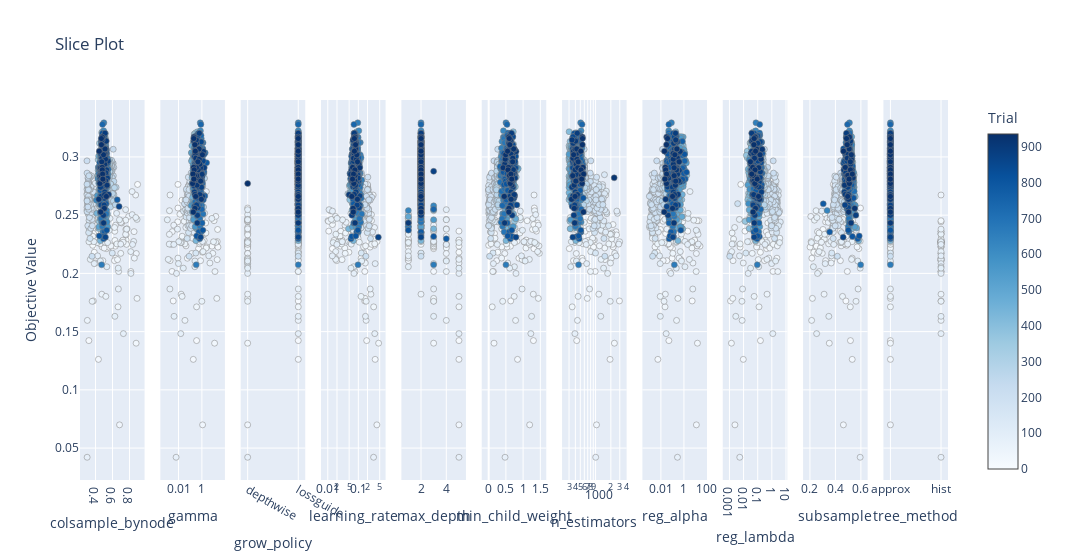

Here is the notebook cell this chart was saved with:
### Code cell
plot_slice(study)

### Figure 1 — Plotly figure (JSON) as saved in the notebook; plotly's stock layout.template omitted (floating-point values rounded to 4 significant figures; data arrays with more than 128 entries replaced by an {"elided": "..."} marker saying what was removed)
{"data": [{"marker": {"color": {"elided": "937 int values"}, "colorbar": {"title": {"text": "Trial"}, "x": 1, "xpad": 40}, "colorscale": [[0, "rgb(247,251,255)"], [0.125, "rgb(222,235,247)"], [0.25, "rgb(198,219,239)"], [0.375, "rgb(158,202,225)"], [0.5, "rgb(107,174,214)"], [0.625, "rgb(66,146,198)"], [0.75, "rgb(33,113,181)"], [0.875, "rgb(8,81,156)"], [1, "rgb(8,48,107)"]], "line": {"color": "Grey", "width": 0.5}, "showscale": true}, "mode": "markers", "name": "Feasible Trial", "showlegend": false, "type": "scatter", "x": {"elided": "937 float values"}, "xaxis": "x", "y": {"elided": "937 float values"}, "yaxis": "y"}, {"marker": {"color": {"elided": "937 int values"}, "colorbar": {"title": {"text": "Trial"}, "x": 1, "xpad": 40}, "colorscale": [[0, "rgb(247,251,255)"], [0.125, "rgb(222,235,247)"], [0.25, "rgb(198,219,239)"], [0.375, "rgb(158,202,225)"], [0.5, "rgb(107,174,214)"], [0.625, "rgb(66,146,198)"], [0.75, "rgb(33,113,181)"], [0.875, "rgb(8,81,156)"], [1, "rgb(8,48,107)"]], "line": {"color": "Grey", "width": 0.5}, "showscale": false}, "mode": "markers", "name": "Feasible Trial", "showlegend": false, "type": "scatter", "x": {"elided": "937 float values"}, "xaxis": "x2", "y": {"elided": "937 float values"}, "yaxis": "y2"}, {"marker": {"color": {"elided": "937 int values"}, "colorbar": {"title": {"text": "Trial"}, "x": 1, "xpad": 40}, "colorscale": [[0, "rgb(247,251,255)"], [0.125, "rgb(222,235,247)"], [0.25, "rgb(198,219,239)"], [0.375, "rgb(158,202,225)"], [0.5, "rgb(107,174,214)"], [0.625, "rgb(66,146,198)"], [0.75, "rgb(33,113,181)"], [0.875, "rgb(8,81,156)"], [1, "rgb(8,48,107)"]], "line": {"color": "Grey", "width": 0.5}, "showscale": false}, "mode": "markers", "name": "Feasible Trial", "showlegend": false, "type": "scatter", "x": {"elided": "937 str values"}, "xaxis": "x3", "y": {"elided": "937 float values"}, "yaxis": "y3"}, {"marker": {"color": {"elided": "937 int values"}, "colorbar": {"title": {"text": "Trial"}, "x": 1, "xpad": 40}, "colorscale": [[0, "rgb(247,251,255)"], [0.125, "rgb(222,235,247)"], [0.25, "rgb(198,219,239)"], [0.375, "rgb(158,202,225)"], [0.5, "rgb(107,174,214)"], [0.625, "rgb(66,146,198)"], [0.75, "rgb(33,113,181)"], [0.875, "rgb(8,81,156)"], [1, "rgb(8,48,107)"]], "line": {"color": "Grey", "width": 0.5}, "showscale": false}, "mode": "markers", "name": "Feasible Trial", "showlegend": false, "type": "scatter", "x": {"elided": "937 float values"}, "xaxis": "x4", "y": {"elided": "937 float values"}, "yaxis": "y4"}, {"marker": {"color": {"elided": "937 int values"}, "colorbar": {"title": {"text": "Trial"}, "x": 1, "xpad": 40}, "colorscale": [[0, "rgb(247,251,255)"], [0.125, "rgb(222,235,247)"], [0.25, "rgb(198,219,239)"], [0.375, "rgb(158,202,225)"], [0.5, "rgb(107,174,214)"], [0.625, "rgb(66,146,198)"], [0.75, "rgb(33,113,181)"], [0.875, "rgb(8,81,156)"], [1, "rgb(8,48,107)"]], "line": {"color": "Grey", "width": 0.5}, "showscale": false}, "mode": "markers", "name": "Feasible Trial", "showlegend": false, "type": "scatter", "x": {"elided": "937 int values"}, "xaxis": "x5", "y": {"elided": "937 float values"}, "yaxis": "y5"}, {"marker": {"color": {"elided": "937 int values"}, "colorbar": {"title": {"text": "Trial"}, "x": 1, "xpad": 40}, "colorscale": [[0, "rgb(247,251,255)"], [0.125, "rgb(222,235,247)"], [0.25, "rgb(198,219,239)"], [0.375, "rgb(158,202,225)"], [0.5, "rgb(107,174,214)"], [0.625, "rgb(66,146,198)"], [0.75, "rgb(33,113,181)"], [0.875, "rgb(8,81,156)"], [1, "rgb(8,48,107)"]], "line": {"color": "Grey", "width": 0.5}, "showscale": false}, "mode": "markers", "name": "Feasible Trial", "showlegend": false, "type": "scatter", "x": {"elided": "937 float values"}, "xaxis": "x6", "y": {"elided": "937 float values"}, "yaxis": "y6"}, {"marker": {"color": {"elided": "937 int values"}, "colorbar": {"title": {"text": "Trial"}, "x": 1, "xpad": 40}, "colorscale": [[0, "rgb(247,251,255)"], [0.125, "rgb(222,235,247)"], [0.25, "rgb(198,219,239)"], [0.375, "rgb(158,202,225)"], [0.5, "rgb(107,174,214)"], [0.625, "rgb(66,146,198)"], [0.75, "rgb(33,113,181)"], [0.875, "rgb(8,81,156)"], [1, "rgb(8,48,107)"]], "line": {"color": "Grey", "width": 0.5}, "showscale": false}, "mode": "markers", "name": "Feasible Trial", "showlegend": false, "type": "scatter", "x": {"elided": "937 int values"}, "xaxis": "x7", "y": {"elided": "937 float values"}, "yaxis": "y7"}, {"marker": {"color": {"elided": "937 int values"}, "colorbar": {"title": {"text": "Trial"}, "x": 1, "xpad": 40}, "colorscale": [[0, "rgb(247,251,255)"], [0.125, "rgb(222,235,247)"], [0.25, "rgb(198,219,239)"], [0.375, "rgb(158,202,225)"], [0.5, "rgb(107,174,214)"], [0.625, "rgb(66,146,198)"], [0.75, "rgb(33,113,181)"], [0.875, "rgb(8,81,156)"], [1, "rgb(8,48,107)"]], "line": {"color": "Grey", "width": 0.5}, "showscale": false}, "mode": "markers", "name": "Feasible Trial", "showlegend": false, "type": "scatter", "x": {"elided": "937 float values"}, "xaxis": "x8", "y": {"elided": "937 float values"}, "yaxis": "y8"}, {"marker": {"color": {"elided": "937 int values"}, "colorbar": {"title": {"text": "Trial"}, "x": 1, "xpad": 40}, "colorscale": [[0, "rgb(247,251,255)"], [0.125, "rgb(222,235,247)"], [0.25, "rgb(198,219,239)"], [0.375, "rgb(158,202,225)"], [0.5, "rgb(107,174,214)"], [0.625, "rgb(66,146,198)"], [0.75, "rgb(33,113,181)"], [0.875, "rgb(8,81,156)"], [1, "rgb(8,48,107)"]], "line": {"color": "Grey", "width": 0.5}, "showscale": false}, "mode": "markers", "name": "Feasible Trial", "showlegend": false, "type": "scatter", "x": {"elided": "937 float values"}, "xaxis": "x9", "y": {"elided": "937 float values"}, "yaxis": "y9"}, {"marker": {"color": {"elided": "937 int values"}, "colorbar": {"title": {"text": "Trial"}, "x": 1, "xpad": 40}, "colorscale": [[0, "rgb(247,251,255)"], [0.125, "rgb(222,235,247)"], [0.25, "rgb(198,219,239)"], [0.375, "rgb(158,202,225)"], [0.5, "rgb(107,174,214)"], [0.625, "rgb(66,146,198)"], [0.75, "rgb(33,113,181)"], [0.875, "rgb(8,81,156)"], [1, "rgb(8,48,107)"]], "line": {"color": "Grey", "width": 0.5}, "showscale": false}, "mode": "markers", "name": "Feasible Trial", "showlegend": false, "type": "scatter", "x": {"elided": "937 float values"}, "xaxis": "x10", "y": {"elided": "937 float values"}, "yaxis": "y10"}, {"marker": {"color": {"elided": "937 int values"}, "colorbar": {"title": {"text": "Trial"}, "x": 1, "xpad": 40}, "colorscale": [[0, "rgb(247,251,255)"], [0.125, "rgb(222,235,247)"], [0.25, "rgb(198,219,239)"], [0.375, "rgb(158,202,225)"], [0.5, "rgb(107,174,214)"], [0.625, "rgb(66,146,198)"], [0.75, "rgb(33,113,181)"], [0.875, "rgb(8,81,156)"], [1, "rgb(8,48,107)"]], "line": {"color": "Grey", "width": 0.5}, "showscale": false}, "mode": "markers", "name": "Feasible Trial", "showlegend": false, "type": "scatter", "x": {"elided": "937 str values"}, "xaxis": "x11", "y": {"elided": "937 float values"}, "yaxis": "y11"}], "layout": {"title": {"text": "Slice Plot"}, "width": 3300, "xaxis": {"anchor": "y", "domain": [0, 0.07438], "title": {"text": "colsample_bynode"}}, "xaxis10": {"anchor": "y10", "domain": [0.8331, 0.9074], "title": {"text": "subsample"}}, "xaxis11": {"anchor": "y11", "categoryarray": ["approx", "hist"], "categoryorder": "array", "domain": [0.9256, 1.0], "title": {"text": "tree_method"}, "type": "category"}, "xaxis2": {"anchor": "y2", "domain": [0.09256, 0.1669], "title": {"text": "gamma"}, "type": "log"}, "xaxis3": {"anchor": "y3", "categoryarray": ["depthwise", "lossguide"], "categoryorder": "array", "domain": [0.1851, 0.2595], "title": {"text": "grow_policy"}, "type": "category"}, "xaxis4": {"anchor": "y4", "domain": [0.2777, 0.3521], "title": {"text": "learning_rate"}, "type": "log"}, "xaxis5": {"anchor": "y5", "domain": [0.3702, 0.4446], "title": {"text": "max_depth"}}, "xaxis6": {"anchor": "y6", "domain": [0.4628, 0.5372], "title": {"text": "min_child_weight"}}, "xaxis7": {"anchor": "y7", "domain": [0.5554, 0.6298], "title": {"text": "n_estimators"}, "type": "log"}, "xaxis8": {"anchor": "y8", "domain": [0.6479, 0.7223], "title": {"text": "reg_alpha"}, "type": "log"}, "xaxis9": {"anchor": "y9", "domain": [0.7405, 0.8149], "title": {"text": "reg_lambda"}, "type": "log"}, "yaxis": {"anchor": "x", "domain": [0, 1], "title": {"text": "Objective Value"}}, "yaxis10": {"anchor": "x10", "domain": [0, 1], "matches": "y", "showticklabels": false}, "yaxis11": {"anchor": "x11", "domain": [0, 1], "matches": "y", "showticklabels": false}, "yaxis2": {"anchor": "x2", "domain": [0, 1], "matches": "y", "showticklabels": false}, "yaxis3": {"anchor": "x3", "domain": [0, 1], "matches": "y", "showticklabels": false}, "yaxis4": {"anchor": "x4", "domain": [0, 1], "matches": "y", "showticklabels": false}, "yaxis5": {"anchor": "x5", "domain": [0, 1], "matches": "y", "showticklabels": false}, "yaxis6": {"anchor": "x6", "domain": [0, 1], "matches": "y", "showticklabels": false}, "yaxis7": {"anchor": "x7", "domain": [0, 1], "matches": "y", "showticklabels": false}, "yaxis8": {"anchor": "x8", "domain": [0, 1], "matches": "y", "showticklabels": false}, "yaxis9": {"anchor": "x9", "domain": [0, 1], "matches": "y", "showticklabels": false}}}
